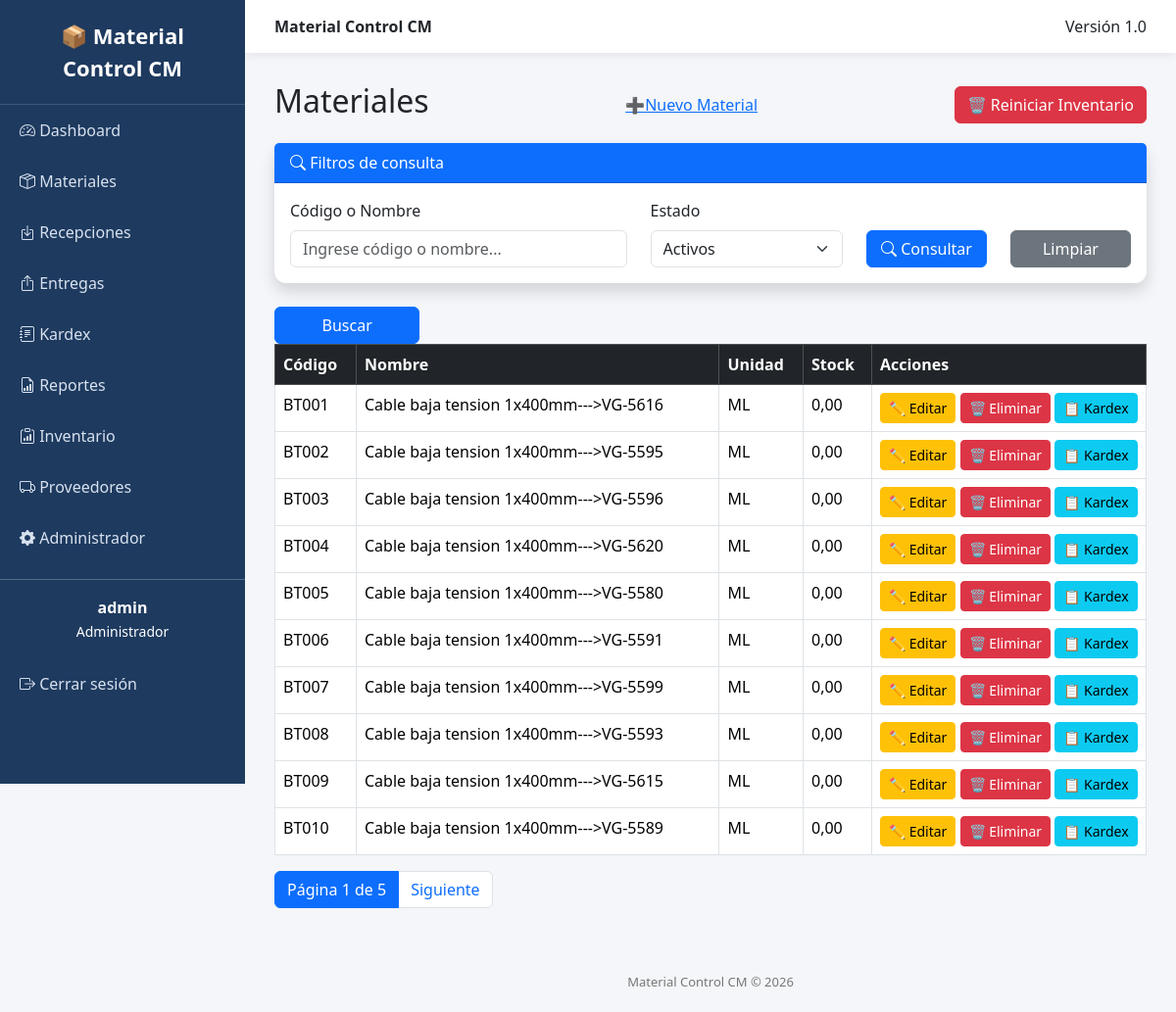
The page /materials/ (signed in) on the database as committed earlier.
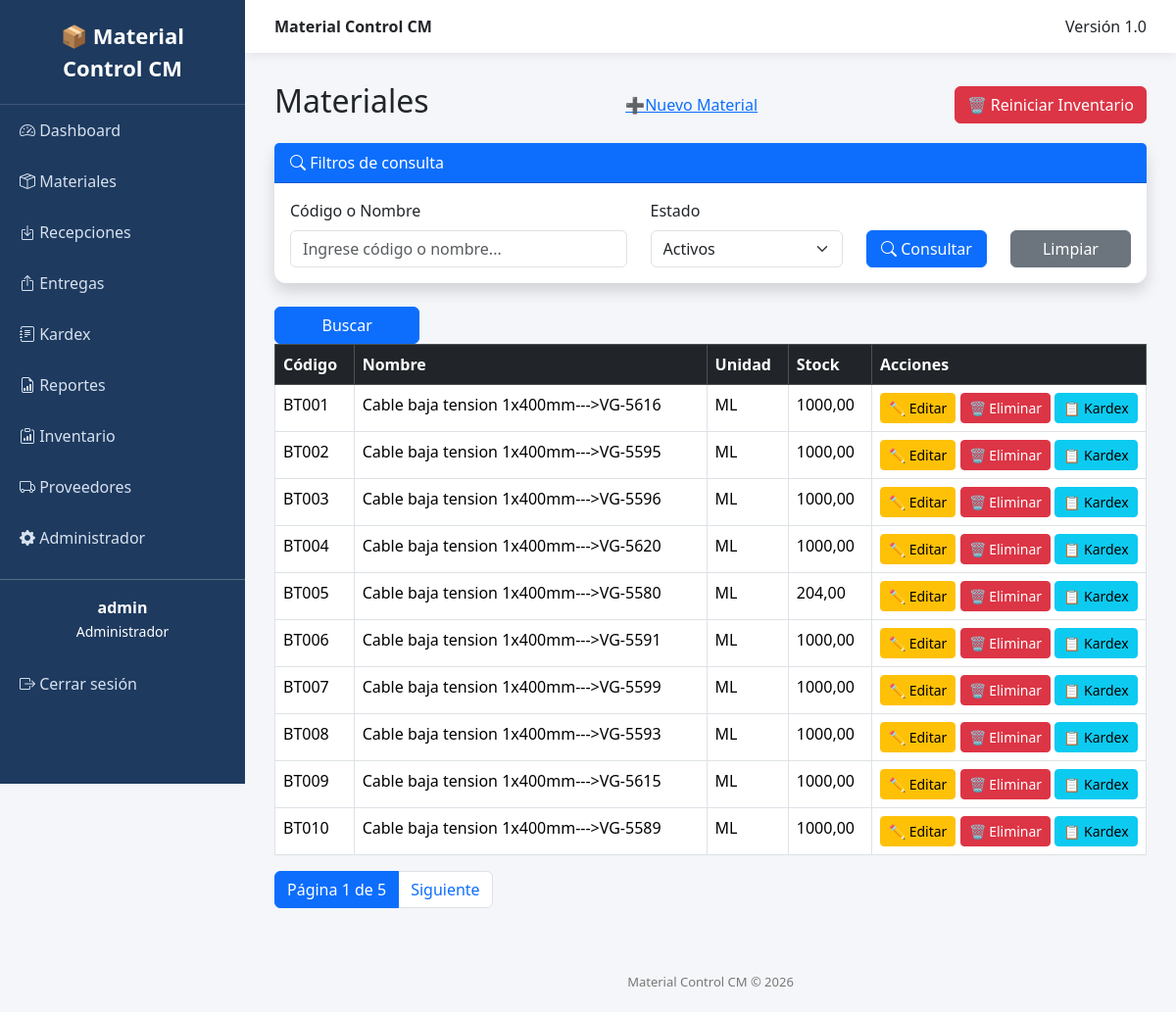
The same page on the database as committed later.
### materials/models.py (models this page shows, shortened)
class Material(models.Model):
    codigo = models.CharField(max_length=30, unique=True)
    nombre = models.CharField(max_length=200)
    unidad = models.CharField(max_length=20)
    stock = models.DecimalField(max_digits=12, decimal_places=2, default=0)
    activo = models.BooleanField(default=True)

### materials/views.py (the view)
# urls.py: path("", views.material_list, name="material_list"),
@consulta_required
def material_list(request):
    buscar = request.GET.get("buscar", "")
    estado = request.GET.get("estado", "1")
    materiales = Material.objects.all()
    if estado == "1":
        materiales = materiales.filter(activo=True)
    elif estado == "0":
        materiales = materiales.filter(activo=False)
    if buscar:
        materiales = materiales.filter(
            Q(codigo__icontains=buscar) |
            Q(nombre__icontains=buscar)
        )
    materiales = materiales.order_by("codigo")
    paginator = Paginator(
        materiales,
        10
    )
    page = request.GET.get("page")
    materiales = paginator.get_page(page)
    return render(
        request,
        "materials/list.html",
        {
            "materiales": materiales,
            "buscar": buscar,
            "estado": estado,
        },
    )

### templates/materials/list.html (shortened to what the changed rows need)
{% extends "base.html" %}
{% block content %}
<div class="d-flex justify-content-between align-items-center mb-3">
    <h2>Materiales</h2>
</div>
<table class="table table-bordered table-hover">
    <thead class="table-dark">
        <tr>
            <th>Código</th>
            <th>Nombre</th>
            <th>Unidad</th>
            <th>Stock</th>
            <th width="280">Acciones</th>
        </tr>
    </thead>
    <tbody>
    {% for material in materiales %}
        <tr>
            <td>{{ material.codigo }}</td>
            <td>{{ material.nombre }}</td>
            <td>{{ material.unidad }}</td>
            <td>{{ material.stock }}</td>
            <td>
    {% if user.groups.all.0.name == "Administrador" or user.groups.all.0.name == "Almacenista" %}
        <a href="{% url 'material_update' material.id %}" class="btn btn-warning btn-sm">
            ✏️ Editar
        </a>
        <a href="{% url 'material_delete' material.id %}"
           class="btn btn-danger btn-sm"
           onclick="return confirm('¿Desea eliminar este material?');">
            🗑️ Eliminar
        </a>
    {% endif %}
    <a href="{% url 'material_kardex' material.id %}"
       class="btn btn-info btn-sm">
        📋 Kardex
    </a>
        </tr>
    {% empty %}
        <tr>
            <td colspan="5" class="text-center">
                No existen materiales registrados.
            </td>
        </tr>
    {% endfor %}
    </tbody>
</table>
{% endblock %}

Rows that differ between the two databases and show on the page:
changed Material "BT001": stock "0,00" → "1000,00"
changed Material "BT002": stock "0,00" → "1000,00"
changed Material "BT003": stock "0,00" → "1000,00"
changed Material "BT004": stock "0,00" → "1000,00"
changed Material "BT005": stock "0,00" → "204,00"
changed Material "BT006": stock "0,00" → "1000,00"
changed Material "BT007": stock "0,00" → "1000,00"
changed Material "BT008": stock "0,00" → "1000,00"
changed Material "BT009": stock "0,00" → "1000,00"
changed Material "BT010": stock "0,00" → "1000,00"
